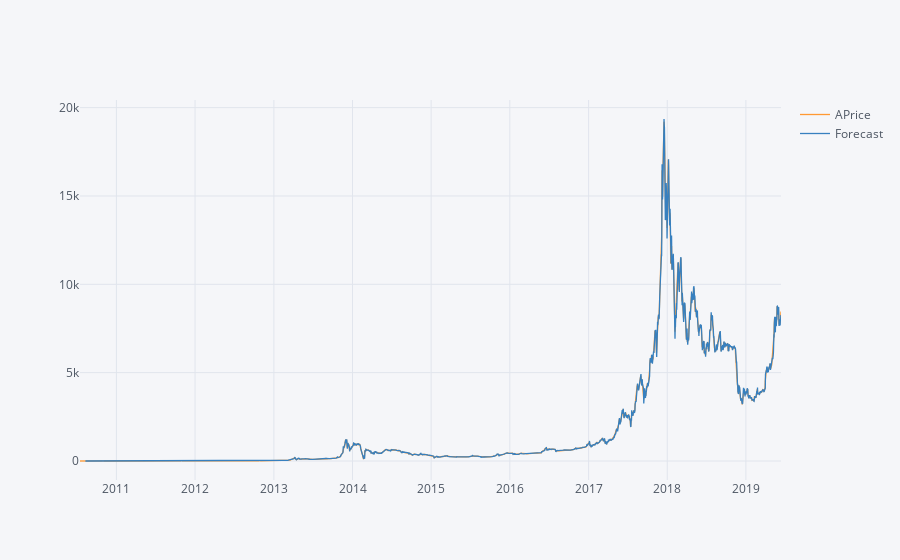

The notebook cell this image was saved under:
### Code cell
df['Forecast']=results.predict(start=25)
df[['APrice ','Forecast']].iplot()

### Figure 1 — Plotly figure (JSON) as saved in the notebook; plotly's stock layout.template omitted (floating-point values rounded to 4 significant figures; data arrays with more than 128 entries replaced by an {"elided": "..."} marker saying what was removed)
{"data": [{"line": {"color": "rgba(255, 153, 51, 1.0)", "dash": "solid", "shape": "linear", "width": 1.3}, "mode": "lines", "name": "APrice ", "text": "", "type": "scatter", "uid": "73ada356-e8f6-4e53-9115-1fbb2caa500b", "x": {"elided": "3255 str values"}, "y": {"elided": "3255 mixed values"}}, {"line": {"color": "rgba(55, 128, 191, 1.0)", "dash": "solid", "shape": "linear", "width": 1.3}, "mode": "lines", "name": "Forecast", "text": "", "type": "scatter", "uid": "2e946379-1121-4f09-9f9f-30096451dbcf", "x": {"elided": "3255 str values"}, "y": {"elided": "3255 mixed values"}}], "layout": {"legend": {"bgcolor": "#F5F6F9", "font": {"color": "#4D5663"}}, "paper_bgcolor": "#F5F6F9", "plot_bgcolor": "#F5F6F9", "title": {"font": {"color": "#4D5663"}}, "xaxis": {"gridcolor": "#E1E5ED", "showgrid": true, "tickfont": {"color": "#4D5663"}, "title": {"font": {"color": "#4D5663"}, "text": ""}, "zerolinecolor": "#E1E5ED"}, "yaxis": {"gridcolor": "#E1E5ED", "showgrid": true, "tickfont": {"color": "#4D5663"}, "title": {"font": {"color": "#4D5663"}, "text": ""}, "zerolinecolor": "#E1E5ED"}}}
